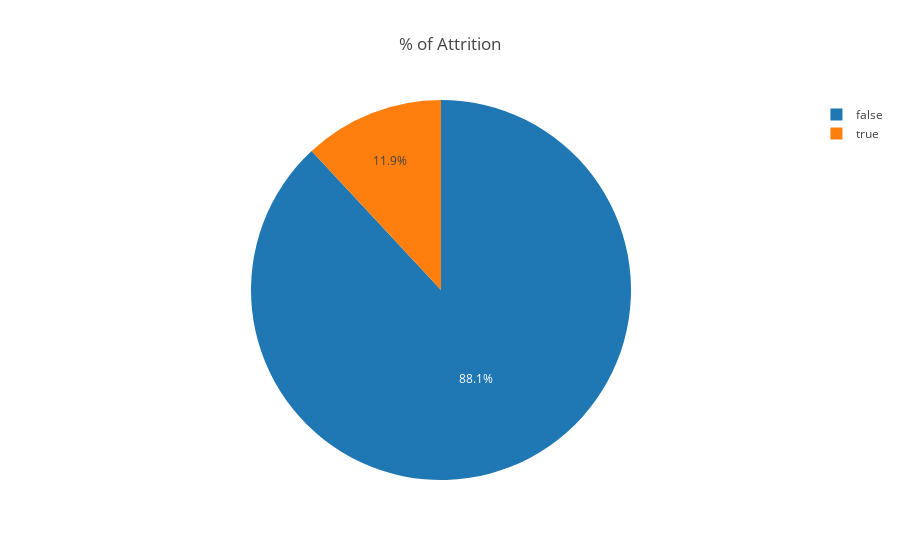

Notebook cell for this chart:
### Markdown cell above
## 2. Exploratory Data Analysis:
In this section we are going to analyze how each of the different columns behave.

### Code cell
px.pie(data, names="Attrition", title="% of Attrition", template="none")

### Figure 1 — Plotly figure (JSON) as saved in the notebook; plotly's stock layout.template omitted (floating-point values rounded to 4 significant figures; data arrays with more than 128 entries replaced by an {"elided": "..."} marker saying what was removed)
{"data": [{"domain": {"x": [0, 1], "y": [0, 1]}, "hovertemplate": "Attrition=%{label}<extra></extra>", "labels": {"elided": "1677 bool values"}, "legendgroup": "", "name": "", "showlegend": true, "type": "pie"}], "layout": {"legend": {"tracegroupgap": 0}, "title": {"text": "% of Attrition"}}}
